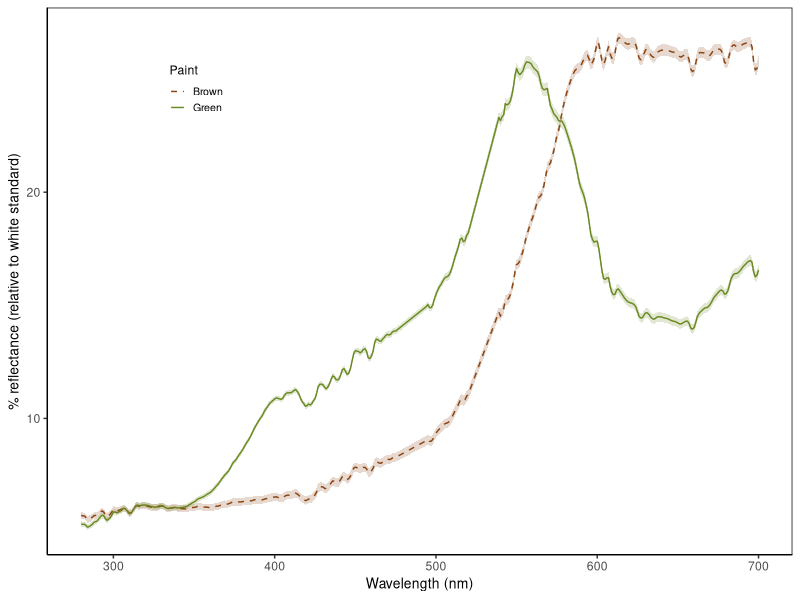

Reproduce this figure in R.
#~~~~~~~~~~~~~~~~~~~~~~~~~~~~~~~~~~~~~~~~~~~~~~~~~~~~~~~~~~~~~~~~~~~~~~~~~~~~~~~~~~~~~~~~~~~~~~~~~~~~~~~~~~~~~~~
#	 Malika IHLE      malika_ihle@hotmail.fr
#	 Plot reflectance of brown and green paint used to paint prey
#	 Start : 2019 03 29
#~~~~~~~~~~~~~~~~~~~~~~~~~~~~~~~~~~~~~~~~~~~~~~~~~~~~~~~~~~~~~~~~~~~~~~~~~~~~~~~~~~~~~~~~~~~~~~~~~~~~~~~~~~~~~~

table <- read.table("1_RawData/Reflectance_withoutSpikes.txt", header=TRUE)
head(table)

library(ggplot2)
library(here)

setEPS()
pdf(paste(here(), "5_Figures/Reflectance/ReflectancePaints.pdf", sep="/"), height=3, width=6.8)

ggplot(data=table, aes(x=Wavelength, y=Reflectance, colour = Paint, fill = Paint)) +
  scale_y_continuous(name = "% reflectance (relative to white standard)") +
  scale_x_continuous(name = "Wavelength (nm)") +
  scale_color_manual(values = c("Brown"="saddlebrown","Green" ="olivedrab4")) +
  geom_line(aes(colour = Paint, linetype = Paint)) +
  geom_ribbon(aes(x = Wavelength, ymin=LowCI, ymax=UpperCI), linetype=1, alpha=0.2, color=NA) +
  scale_fill_manual(values = c("Brown"="saddlebrown","Green" ="olivedrab4"), guide = FALSE) + 
  scale_linetype_manual(values = c("Brown"="dashed","Green" ="solid")) + 
  theme_classic() +
  theme (panel.border = element_rect(colour = "black", fill=NA), # ad square box around graph 
         axis.title.x=element_text(size=10),
         axis.title.y=element_text(size=10),
         legend.position=c(0.2,0.85),
         legend.title = element_text(size=rel(0.8)),
         legend.text = element_text(size=rel(0.7)),
         legend.key.size = unit(0.8, 'lines'))


dev.off()
